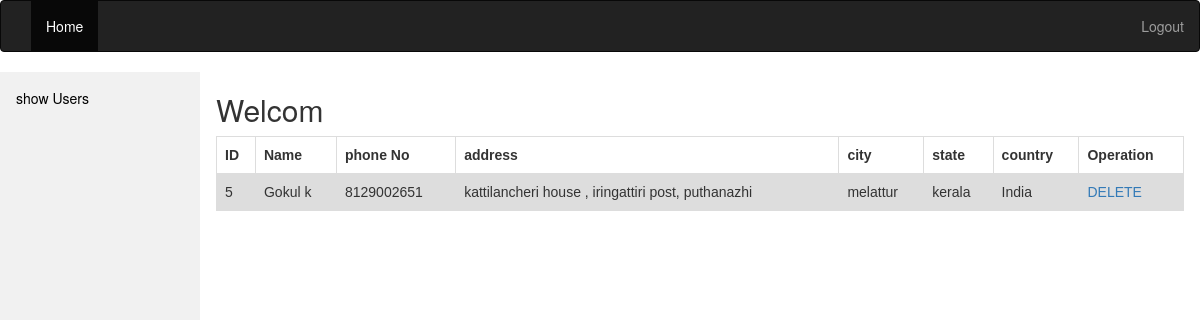
/admin_show_user_data.php, run on the app's committed database.
### tables this page shows
CREATE TABLE IF NOT EXISTS `customer_profile` (
  `id` int(11) NOT NULL AUTO_INCREMENT,
  `cust_id` int(11) NOT NULL,
  `name` varchar(30) NOT NULL,
  `email` varchar(30) NOT NULL,
  `phone` decimal(10,0) NOT NULL,
  `address` varchar(100) NOT NULL,
  `city` varchar(30) NOT NULL,
  `state` varchar(20) NOT NULL,
  `district` varchar(30) NOT NULL,
  `country` varchar(30) NOT NULL,
  `pincode` decimal(10,0) NOT NULL,
  PRIMARY KEY (`id`),
  UNIQUE KEY `cust_id` (`cust_id`)
);

### dboperation.php (called while the page is built, shortened)
<?php
    class DB_con
  {
     private $servername = "localhost";
      private  $username = "root";
      private  $password = "";
        private $dbname = "test";
       public $conn;
       function __construct()
        {
          try {
              $this->conn = new PDO("mysql:host=".$this->servername.";dbname=".$this->dbname."", $this->username, $this->password);
              $this->conn->setAttribute(PDO::ATTR_ERRMODE, PDO::ERRMODE_EXCEPTION);
               }
               catch(PDOException $e)
               {
                    echo "Error: " . $e->getMessage();
                  }
        }
        function getall_users()
         {  $stmt = $this->conn->prepare("SELECT * FROM customer_profile");
            $stmt->execute();
            $user = $stmt->fetchAll(PDO::FETCH_ASSOC);
            return $user;
       }
  }
  ?>

### admin_show_user_data.php (the view, shortened to what this page needs)
<?php
  include('dboperation.php');
  $con=new DB_con();
  $admin_name=$_SESSION['admin_name'];
  $result=$con->getall_users();
?>
<!DOCTYPE html>
<html lang="en">
<head>
  <link rel="stylesheet" type="text/css" href="css/userstyle.css">
  <link rel="stylesheet" href="bootstrap.min.css">
</head>
<body>
	<nav class="navbar navbar-inverse">
  <div class="container-fluid">
    <div class="navbar-header">
      <a class="navbar-brand" href="#"></a>
    </div>
    <ul class="nav navbar-nav">
      <li class="active"><a href="admin_home.php">Home</a></li>
    </ul>
    <ul class="nav navbar-nav navbar-right">
      <li><a href="#"><span class="glyphicon glyphicon-user"><?php echo $admin_name?></span> </a></li>
      <li><a href="admin_logout.php"><span class="glyphicon glyphicon-log-out"></span> Logout</a></li>
    </ul>
  </div>
</nav>
<div class="sidebar">
 <a  href="admin_show_user_data.php">show Users</a>
</div>
<div class="content">
  <h2>Welcom <?php echo $admin_name; ?></h2>
  <table>
      <tr>
        <th>ID</th>
        <th>Name</th>
        <th>phone No</th>
        <th>address</th>
        <th>city</th>
        <th>state</th>
        <th>country</th>
        <th>Operation</th>
      </tr>
       <?php
      foreach ( $result as $data )
      {
        echo '<div>';
        echo '<tr>';
         echo '<td>'.$data['cust_id'].'</td>';
        echo '<td>'.$data['name'].'</td>';
        echo '<td>'.$data['phone'].'</td>';
        echo '<td>'.$data['address'].'</td>';
        echo '<td>'.$data['city'].'</td>';
        echo '<td>'.$data['state'].'</td>';
        echo '<td>'.$data['country'].'</td>';
        echo '<td>';
        $id=$data['cust_id'];
         echo '<a href="admin_delete_user.php?user_id=' . $id . '">DELETE</a>';
        echo '</tr>';
        echo '</div>';
      }
        ?>
</table>
</div>
</body>
</html>

### userstyle.css (style rules this page uses)
.sidebar { margin: 0; padding: 0; width: 200px; background-color: #f1f1f1; position: absolute; height: 100%; overflow: auto; }
.sidebar a { display: block; color: black; padding: 16px; text-decoration: none; }
div.content { margin-left: 200px; padding: 1px 16px; height: auto; }

### admin_show_user_data.php (style rules this page uses)
table { font-family: arial, sans-serif; border-collapse: collapse; width: 100%; }
td, th { border: 1px solid #dddddd; text-align: left; padding: 8px; }
tr:nth-child(even) { background-color: #dddddd; }

### data on the page
customer_profile: cust "5", name "Gokul k", phone "8129002651", address "kattilancheri house , iringattiri post, puthanazhi", city "melattur", state "kerala", country "India"
